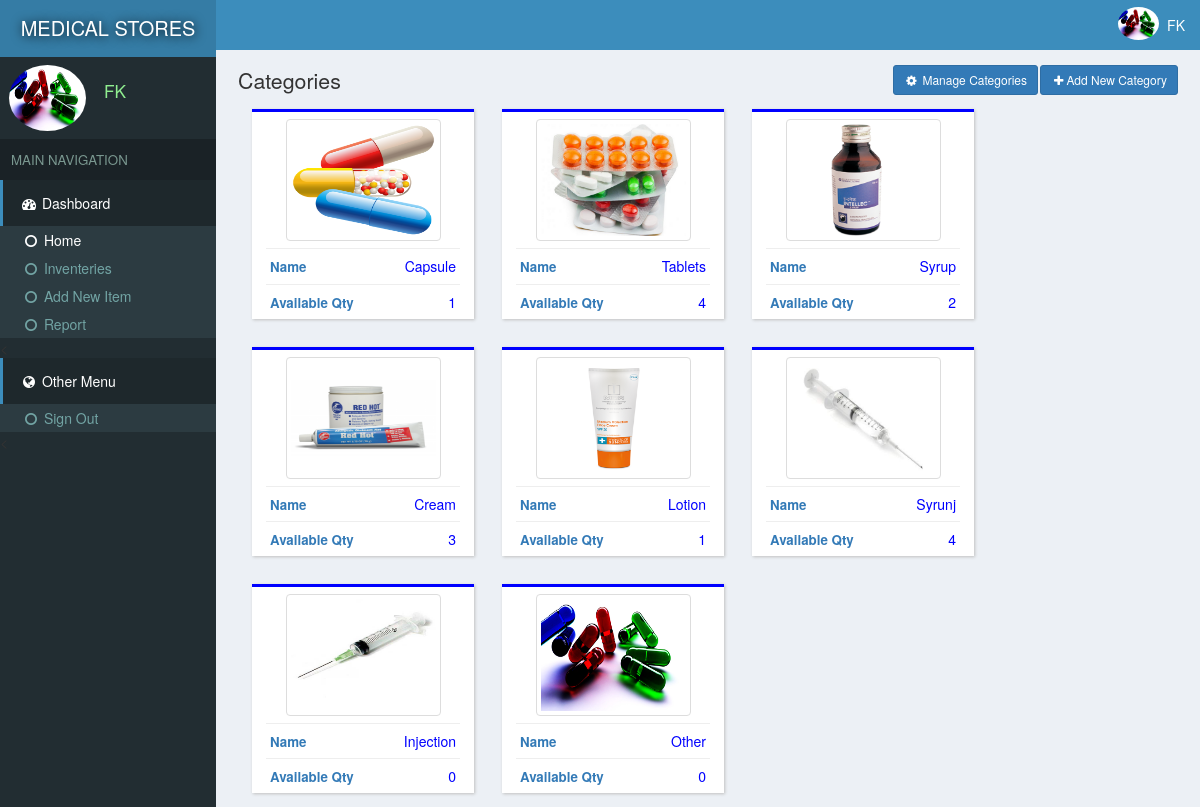
/index.php (signed in), run on the app's committed database.
### tables this page shows
CREATE TABLE `site` (
  `id` int(11) NOT NULL,
  `title` varchar(222) NOT NULL,
  `name` varchar(222) NOT NULL
);

CREATE TABLE `users` (
  `id` int(11) NOT NULL,
  `email` varchar(222) NOT NULL,
  `password` varchar(222) NOT NULL,
  `name` varchar(222) NOT NULL,
  `pic` varchar(222) NOT NULL,
  `number` varchar(222) NOT NULL,
  `date` timestamp NOT NULL DEFAULT CURRENT_TIMESTAMP
);

CREATE TABLE `categories` (
  `id` int(11) NOT NULL,
  `name` varchar(222) NOT NULL,
  `pic` varchar(111) NOT NULL,
  `details` varchar(333) NOT NULL,
  `date` timestamp NOT NULL DEFAULT CURRENT_TIMESTAMP
);

### assets/db.php (called while the page is built, shortened)
<?php
    $con = new mysqli('localhost','root','','store');
    $array = $con->query("select * from users where id ='$_SESSION[userId]'");
    $user = $array->fetch_assoc();
?>

### index.php (the view, shortened to what this page needs)
<?php require "assets/function.php" ?>
<?php require 'assets/db.php';?>
<!DOCTYPE html>
<html>
<head>
  <?php require "assets/autoloader.php" ?>
</head>
<body style="background: #ECF0F5;padding:0;margin:0">
<div class="dashboard" style="position: fixed;width: 18%;height: 100%;background:#222D32">
  <div style="background:#357CA5;padding: 14px 3px;color:white;font-size: 15pt;text-align: center;text-shadow: 1px 1px 11px black">
    <a href="index.php" style="color: white;text-decoration: none;"><?php echo strtoupper(siteName()); ?> </a>
  </div>
  <div class="flex" style="padding: 3px 7px;margin:5px 2px;">
    <div><img src="photo/<?php echo $user['pic'] ?>" class='img-circle' style='width: 77px;height: 66px'></div>
    <div style="color:lightgreen;font-size: 13pt;padding: 14px 7px;margin-left: 11px;"><?php echo ucfirst($user['name']); ?></div>
  </div>
  <div style="background: #1A2226;font-size: 10pt;padding: 11px;color: #79978F">MAIN NAVIGATION</div>
  <div>
    <div style="background:#1E282C;color: white;padding: 13px 17px;border-left: 3px solid #3C8DBC;"><span><i class="fa fa-dashboard fa-fw"></i> Dashboard</span></div>
    <div class="item">
      <ul class="nostyle zero">
        <a href="index.php"><li style="color: white"><i class="fa fa-circle-o fa-fw"></i> Home</li></a>
        <a href="inventeries.php"><li><i class="fa fa-circle-o fa-fw"></i> Inventeries</li></a>
       <a href="addnew.php"><li><i class="fa fa-circle-o fa-fw"></i> Add New Item</li></a>
        <a href="reports.php"><li><i class="fa fa-circle-o fa-fw"></i> Report</li></a>
      </ul><
    </div>
  </div>
  <div style="background:#1E282C;color: white;padding: 13px 17px;border-left: 3px solid #3C8DBC;"><span><i class="fa fa-globe fa-fw"></i> Other Menu</span></div>
  <div class="item">
      <ul class="nostyle zero">
        <a href="logout.php"><li><i class="fa fa-circle-o fa-fw"></i> Sign Out</li></a>
      </ul><
    </div>
</div>
<div class="marginLeft" >
  <div style="color:white;background:#3C8DBC" >
    <div class="pull-right flex rightAccount" style="padding-right: 11px;padding: 7px;">
      <div><img src="photo/<?php echo $user['pic'] ?>" style='width: 41px;height: 33px;' class='img-circle'></div>
      <div style="padding: 8px"><?php echo ucfirst($user['name']) ?></div>
    </div>
  </div>
  <div class="content2">
    <div>
      <span style="font-size: 16pt;color: #333333">Categories </span>
      <button class="btn btn-primary btn-sm pull-right" data-toggle="modal" data-target="#addIn" style="margin-left: 2px;"><i class="fa fa-plus fa-fw"> </i>Add New Category</button>
      <a href="manageCat.php"><button class="btn btn-primary btn-sm pull-right" data-toggle="modal" data-target="#addIn"><i class="fa fa-gear  fa-fw"> </i> Manage Categories</button></a>
    </div>
  <?php
    $array = $con->query("select * from categories");
    while ($row = $array->fetch_assoc())
    {
      $array2 = $con->query("select count(*) from inventeries where catId = '$row[id]'");
      $row2 = $array2->fetch_assoc();
  ?>
    <a href="inventeries.php?catId=<?php echo $row['id'] ?>"><div class="box2 col-md-3">
     <div class="center"> <img src="photo/<?php echo $row['pic'] ?>" style="width: 155px;height: 122px;" class='img-thumbnail'></div>
      <hr style="margin: 7px;">
      <span style="padding: 11px"><strong style="font-size: 10pt">Name</strong><span class="pull-right" style="color:blue;margin-right: 11px;"><?php echo $row['name'] ?></span></span>
      <hr style="margin: 7px;">
      <span style="padding: 11px"><strong style="font-size: 10pt">Available Qty</strong><span class="pull-right" style="color:blue;margin-right: 11px"><?php echo $row2['count(*)']; ?></span></span>
    </div></a>
  <?php
    }
   ?>
  </div>
</div>
</body>
</html>

### data on the page
site: name "MEDICAL STORES"
users: pic (picture), name "FK"
categories: pic (picture), name "Capsule", count "1"
categories: pic (picture), name "Tablets", count "4"
categories: pic (picture), name "Syrup", count "2"
categories: pic (picture), name "Cream", count "3"
categories: pic (picture), name "Lotion", count "1"
categories: pic (picture), name "Syrunj", count "4"
categories: pic (picture), name "Injection", count "0"
categories: pic (picture), name "Other", count "0"
